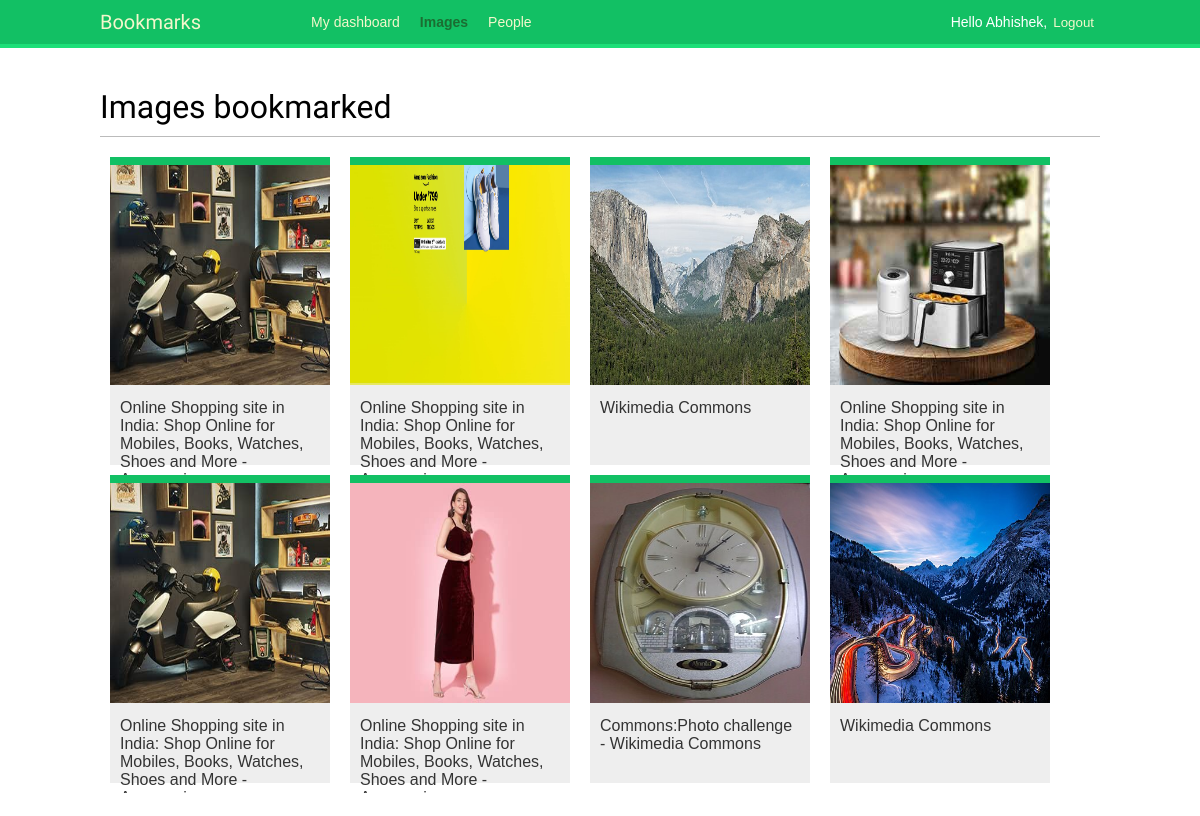
Screenshot of /images/ (signed in) with the database file from the repository.
### images/models.py (models this page shows, shortened)
class Image(models.Model):
    user = models.ForeignKey(
        settings.AUTH_USER_MODEL,
        related_name='images_created',
        on_delete=models.CASCADE
    )
    title = models.CharField(max_length=200)
    slug = models.SlugField(max_length=200,blank=True)
    url = models.URLField(max_length=2000)
    image = models.ImageField(upload_to='images/%Y/%m/%d/')
    description = models.TextField()
    created = models.DateTimeField(auto_now_add=True)
    users_like = models.ManyToManyField(
        settings.AUTH_USER_MODEL,
        related_name='images_liked',
        blank=True
    )
    class Meta:
        indexes = [
            models.Index(fields=['-created'])
        ]
        ordering = ['-created']
    def get_absolute_url(self):
        return reverse("images:detail", args=[self.id,self.slug])

### images/views.py (the view, shortened to what this page needs)
# urls.py: path('',views.image_list,name='list'),
@login_required
def image_list(request):
    images = Image.objects.all()
    paginator = Paginator(images,8)
    page = request.GET.get('page')
    images_only = request.GET.get('images_only')
    try:
        images = paginator.page(page)
    except PageNotAnInteger:
        images = paginator.page(1)
    except EmptyPage:
        if images_only:
            return HttpResponse('')
        images = paginator.page(paginator.num_pages)
    return render(
        request,
        'images/image/list.html',
        {
            'section':'images',
            'images':images
        }
    )

### images/templates/images/image/list.html (shortened to what this page needs)
{% extends "base.html" %}
{% block content %}
   <h1>Images bookmarked</h1>
   <div id="image-list">
      {% include "images/image/list_images.html" %}
   </div>
{% endblock content %}

### account/templates/base.html (shortened to what this page needs)
{% load static %}
<!DOCTYPE html>
<html>
<head>
    <link href="{% static "css/base.css" %}" rel="stylesheet">
</head>
<body>
    <div id="header">
        <span class="logo">Bookmarks</span>
        {% if request.user.is_authenticated %}
            <nav>
                <ul class="menu">
                    <li {% if section == "dashboard" %}class="selected"{% endif %}>
                        <a href="{% url "dashboard" %}">My dashboard</a>
                    </li>
                    <li {% if section == "images" %}class="selected"{% endif %}>
                        <a href="{% url "images:list" %}">Images</a>
                    </li>
                    <li {% if section == "people" %}class="selected"{% endif %}>
                        <a href="{% url "user_list" %}">People</a>
                    </li>
                </ul>
            </nav>
        {% endif %}
        <span class="user">
            {% if request.user.is_authenticated %}
                Hello {{ request.user.first_name|default:request.user.username }},
                <form action="{% url "logout" %}" method="post">
                    <button type="submit">Logout</button>
                </form>
            {% else %}
                <a href="{% url "login" %}">Log-in</a>
            {% endif %}
        </span>
    </div>
    <div id="content">
        {% block content %}
        {% endblock %}
    </div>
</body>
</html>

### images/templates/images/image/list_images.html
{% load thumbnail %}
{% for image in images %}
   <div class="image">
      <a href="{{ image.get_absolute_url }}">
         {% thumbnail image.image 300x300 crop="smart" as im %}
         <a href="{{ image.get_absolute_url }}">
           <img src="{{ im.url }}">
         </a>
      </a>
     <div class="info">
        <a href="{{ image.get_absolute_url }}" class="title">
            {{ image.title }}
        </a>
     </div>
  </div>
{% endfor %}

### account/static/css/base.css (style rules this page uses)
body { margin:0; padding:0; font-family:helvetica, sans-serif; }
a { color:#12c064; text-decoration:none; }
h1, h2, h3, h4, h5 , h6 { font-family: 'Muli', sans-serif; font-weight:normal; }
h1 { border-bottom:1px solid #bbb; padding:0 0 10px 0; margin:10px 0 20px 0; }
#header { padding:10px 100px; font-size:14px; background:#12c064; color:#fff; border-bottom:4px solid #1cdf78; overflow:auto; }
#header .logo { font-family: 'Muli', sans-serif; float:left; color:#f3f7cc; font-size:20px; margin-right:10%; }
#header ul.menu { list-style:none; float:left; margin:0; padding:0; }
#header ul.menu li { float:left; padding:4px 10px; }
#header ul.menu li.selected a, #header ul.menu li.selected a:hover { color:#1b6d32; font-weight:bold; }
#header a { color:#f3f7cc; }
#header .user { float:right; padding-top:4px; }
#header .user form { display:inline; float:right; }
#header .user button { background:none; color:#f3f7cc; border:none; cursor:pointer; float:left; display:inline; }
#content { padding:30px 100px; }
form { overflow:auto; }
#image-list { overflow:hidden; }
#image-list .image { float:left; width:220px; height:300px; margin:0 10px 10px 10px; border-top:8px solid #12c064; background:#eee; }
#image-list img { width:220px; height:220px; }
#image-list .info { padding:10px; }
#image-list .info a { color:#333; }

### rows the page displays
Image: title "Online Shopping site in India: Shop Online for Mobiles, Books, Watches, Shoes and More -…"
Image: shows a picture, title "Online Shopping site in India: Shop Online for Mobiles, Books, Watches, Shoes and More -…"
Image: shows a picture, title "Wikimedia Commons"
Image: shows a picture, title "Online Shopping site in India: Shop Online for Mobiles, Books, Watches, Shoes and More -…"
Image: title "Online Shopping site in India: Shop Online for Mobiles, Books, Watches, Shoes and More -…"
Image: shows a picture, title "Online Shopping site in India: Shop Online for Mobiles, Books, Watches, Shoes and More -…"
Image: shows a picture, title "Commons:Photo challenge - Wikimedia Commons"
Image: shows a picture, title "Wikimedia Commons"

### other values shown
{{ request.user.first_name|default:request.user.username }} "Abhishek"
